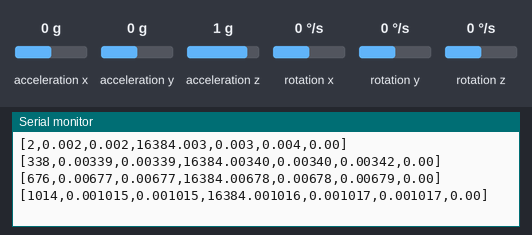
A sketch run on a simulated Arduino Uno, built with avr-gcc and run on an emulated ATmega328P. Parts: the last lines printed to the serial monitor. Wiring (inferred from the names in the program): MPU-6050 motion sensor at I2C address 0x68. The test bench sets the inputs (shaded band); at power-on: acceleration x 0 g, acceleration y 0 g, acceleration z 1 g, rotation x 0 °/s, rotation y 0 °/s, rotation z 0 °/s.

Above: at 1.2 s.
1.3 s: acceleration x set to -1.4 g
At 1.58 s:
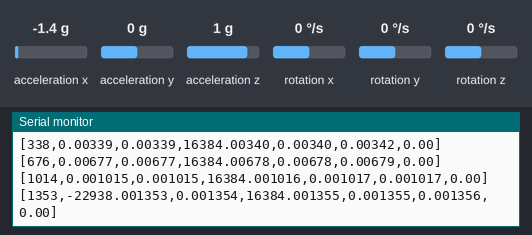
2.8 s: acceleration y set to -1.4 g
At 2.93 s:
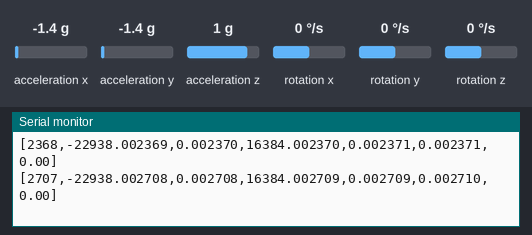
5.8 s: acceleration z set to -1.4 g
At 6.01 s:
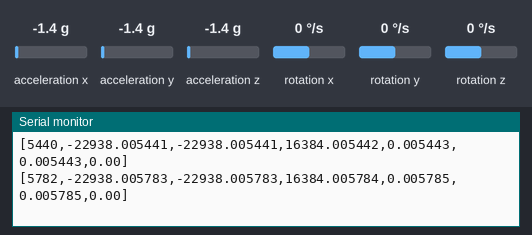
7.3 s: rotation x set to 100 °/s
At 7.38 s:
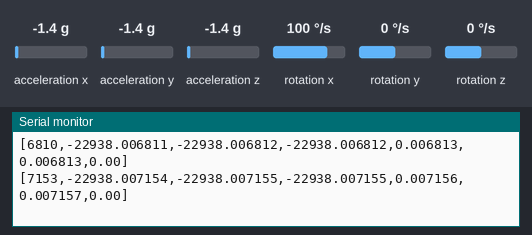
10.3 s: rotation y set to -192 °/s
At 10.51 s:
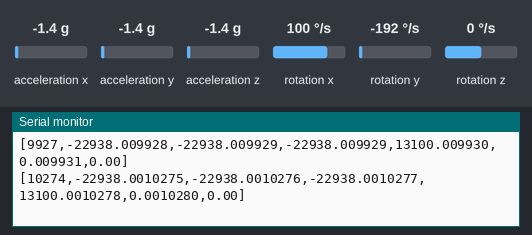
Timing chart, 0 to 12.8 s (numbered marks = the images above; inputs shaded):
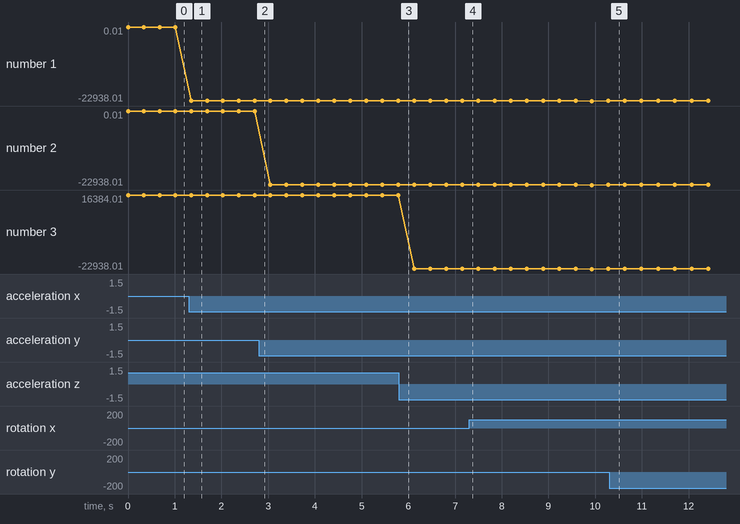

The sketch:

sketch_oct5a.ino
```cpp
#include<Wire.h>
const int MPU_addr=0x68;  // I2C address of the MPU-6050
float AcX;
float AcY,AcZ,Tmp,GyX,GyY,GyZ;
void setup(){
  Wire.begin();
  Wire.beginTransmission(MPU_addr);
  Wire.write(0x6B);  // PWR_MGMT_1 register
  Wire.write(0);     // set to zero (wakes up the MPU-6050)
  Wire.endTransmission(true);
  Serial.begin(9600);
}
void loop(){
  Wire.beginTransmission(MPU_addr);
  Wire.write(0x3B);  // starting with register 0x3B (ACCEL_XOUT_H)
  Wire.endTransmission(false);
  Wire.requestFrom(MPU_addr,14,true);  // request a total of 14 registers
  AcX=Wire.read()<<8|Wire.read();  // 0x3B (ACCEL_XOUT_H) & 0x3C (ACCEL_XOUT_L)
  AcY=Wire.read()<<8|Wire.read();  // 0x3D (ACCEL_YOUT_H) & 0x3E (ACCEL_YOUT_L)
  AcZ=Wire.read()<<8|Wire.read();  // 0x3F (ACCEL_ZOUT_H) & 0x40 (ACCEL_ZOUT_L)
  Tmp=Wire.read()<<8|Wire.read(); // 0x41 (TEMP_OUT_H) & 0x42 (TEMP_OUT_L)
  GyX=Wire.read()<<8|Wire.read();  // 0x43 (GYRO_XOUT_H) & 0x44 (GYRO_XOUT_L)
  GyY=Wire.read()<<8|Wire.read();  // 0x45 (GYRO_YOUT_H) & 0x46 (GYRO_YOUT_L)
  GyZ=Wire.read()<<8|Wire.read();  // 0x47 (GYRO_ZOUT_H) & 0x48 (GYRO_ZOUT_L)
  Serial.print("[");
  Serial.print(millis());
  Serial.print(",");
  Serial.print(AcX);
  Serial.print(millis());
  Serial.print(",");
  Serial.print(AcY);
  Serial.print(millis());
  Serial.print(",");
  Serial.print(AcZ);
  Serial.print(millis());
  Serial.print(",");
  Serial.print(GyX);
  Serial.print(millis());
  Serial.print(",");
  Serial.print(GyY);
  Serial.print(millis());
  Serial.print(",");
  Serial.print(GyZ);
  Serial.println("]");
  delay(333);
}
```

Measured:
- after the input at 1.3 s, the serial monitor: prints a new line after 0.05 s (image 1)
- plotted number 1: 0 → -22938 after the input at 1.3 s, -22938 → -22938.01 after the input at 2.8 s, -22938.01 → -22938.01 after the input at 5.8 s, -22938.01 → -22938 after the input at 7.3 s, -22938 → -22938 after the input at 10.3 s
- plotted number 2: 0 → 0 after the input at 1.3 s, 0 → -22938.01 after the input at 2.8 s, -22938.01 → -22938.01 after the input at 5.8 s, -22938.01 → -22938 after the input at 7.3 s, -22938 → -22938 after the input at 10.3 s
- plotted number 3: 16384 → 16384 after the input at 1.3 s, 16384 → 16384.01 after the input at 2.8 s, 16384.01 → -22938.01 after the input at 5.8 s, -22938.01 → -22938 after the input at 7.3 s, -22938 → -22938 after the input at 10.3 s
